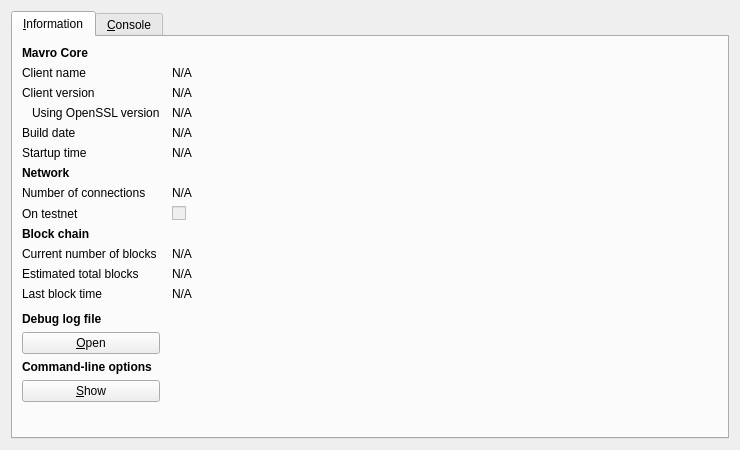
<?xml version="1.0" encoding="UTF-8"?>
<ui version="4.0">
 <class>RPCConsole</class>
 <widget class="QDialog" name="RPCConsole">
  <property name="geometry">
   <rect>
    <x>0</x>
    <y>0</y>
    <width>740</width>
    <height>450</height>
   </rect>
  </property>
  <property name="windowTitle">
   <string>Mavro - Debug window</string>
  </property>
  <layout class="QVBoxLayout" name="verticalLayout_2">
   <item>
    <widget class="QTabWidget" name="tabWidget">
     <property name="currentIndex">
      <number>0</number>
     </property>
     <widget class="QWidget" name="tab_info">
      <attribute name="title">
       <string>&amp;Information</string>
      </attribute>
      <layout class="QGridLayout" name="gridLayout" columnstretch="0,1">
       <property name="horizontalSpacing">
        <number>12</number>
       </property>
       <item row="0" column="0">
        <widget class="QLabel" name="label_9">
         <property name="font">
          <font>
           <weight>75</weight>
           <bold>true</bold>
          </font>
         </property>
         <property name="text">
          <string>Mavro Core</string>
         </property>
        </widget>
       </item>
       <item row="1" column="0">
        <widget class="QLabel" name="label_5">
         <property name="text">
          <string>Client name</string>
         </property>
        </widget>
       </item>
       <item row="1" column="1">
        <widget class="QLabel" name="clientName">
         <property name="cursor">
          <cursorShape>IBeamCursor</cursorShape>
         </property>
         <property name="text">
          <string>N/A</string>
         </property>
         <property name="textFormat">
          <enum>Qt::PlainText</enum>
         </property>
         <property name="textInteractionFlags">
          <set>Qt::LinksAccessibleByMouse|Qt::TextSelectableByKeyboard|Qt::TextSelectableByMouse</set>
         </property>
        </widget>
       </item>
       <item row="2" column="0">
        <widget class="QLabel" name="label_6">
         <property name="text">
          <string>Client version</string>
         </property>
        </widget>
       </item>
       <item row="2" column="1">
        <widget class="QLabel" name="clientVersion">
         <property name="cursor">
          <cursorShape>IBeamCursor</cursorShape>
         </property>
         <property name="text">
          <string>N/A</string>
         </property>
         <property name="textFormat">
          <enum>Qt::PlainText</enum>
         </property>
         <property name="textInteractionFlags">
          <set>Qt::LinksAccessibleByMouse|Qt::TextSelectableByKeyboard|Qt::TextSelectableByMouse</set>
         </property>
        </widget>
       </item>
       <item row="3" column="0">
        <widget class="QLabel" name="label_14">
         <property name="text">
          <string>Using OpenSSL version</string>
         </property>
         <property name="indent">
          <number>10</number>
         </property>
        </widget>
       </item>
       <item row="3" column="1">
        <widget class="QLabel" name="openSSLVersion">
         <property name="cursor">
          <cursorShape>IBeamCursor</cursorShape>
         </property>
         <property name="text">
          <string>N/A</string>
         </property>
         <property name="textFormat">
          <enum>Qt::PlainText</enum>
         </property>
         <property name="textInteractionFlags">
          <set>Qt::LinksAccessibleByMouse|Qt::TextSelectableByKeyboard|Qt::TextSelectableByMouse</set>
         </property>
        </widget>
       </item>
       <item row="4" column="0">
        <widget class="QLabel" name="label_12">
         <property name="text">
          <string>Build date</string>
         </property>
        </widget>
       </item>
       <item row="4" column="1">
        <widget class="QLabel" name="buildDate">
         <property name="cursor">
          <cursorShape>IBeamCursor</cursorShape>
         </property>
         <property name="text">
          <string>N/A</string>
         </property>
         <property name="textFormat">
          <enum>Qt::PlainText</enum>
         </property>
         <property name="textInteractionFlags">
          <set>Qt::LinksAccessibleByMouse|Qt::TextSelectableByKeyboard|Qt::TextSelectableByMouse</set>
         </property>
        </widget>
       </item>
       <item row="5" column="0">
        <widget class="QLabel" name="label_13">
         <property name="text">
          <string>Startup time</string>
         </property>
        </widget>
       </item>
       <item row="5" column="1">
        <widget class="QLabel" name="startupTime">
         <property name="cursor">
          <cursorShape>IBeamCursor</cursorShape>
         </property>
         <property name="text">
          <string>N/A</string>
         </property>
         <property name="textFormat">
          <enum>Qt::PlainText</enum>
         </property>
         <property name="textInteractionFlags">
          <set>Qt::LinksAccessibleByMouse|Qt::TextSelectableByKeyboard|Qt::TextSelectableByMouse</set>
         </property>
        </widget>
       </item>
       <item row="6" column="0">
        <widget class="QLabel" name="label_11">
         <property name="font">
          <font>
           <weight>75</weight>
           <bold>true</bold>
          </font>
         </property>
         <property name="text">
          <string>Network</string>
         </property>
        </widget>
       </item>
       <item row="7" column="0">
        <widget class="QLabel" name="label_7">
         <property name="text">
          <string>Number of connections</string>
         </property>
        </widget>
       </item>
       <item row="7" column="1">
        <widget class="QLabel" name="numberOfConnections">
         <property name="cursor">
          <cursorShape>IBeamCursor</cursorShape>
         </property>
         <property name="text">
          <string>N/A</string>
         </property>
         <property name="textFormat">
          <enum>Qt::PlainText</enum>
         </property>
         <property name="textInteractionFlags">
          <set>Qt::LinksAccessibleByMouse|Qt::TextSelectableByKeyboard|Qt::TextSelectableByMouse</set>
         </property>
        </widget>
       </item>
       <item row="8" column="0">
        <widget class="QLabel" name="label_8">
         <property name="text">
          <string>On testnet</string>
         </property>
        </widget>
       </item>
       <item row="8" column="1">
        <widget class="QCheckBox" name="isTestNet">
         <property name="enabled">
          <bool>false</bool>
         </property>
         <property name="text">
          <string/>
         </property>
        </widget>
       </item>
       <item row="9" column="0">
        <widget class="QLabel" name="label_10">
         <property name="font">
          <font>
           <weight>75</weight>
           <bold>true</bold>
          </font>
         </property>
         <property name="text">
          <string>Block chain</string>
         </property>
        </widget>
       </item>
       <item row="10" column="0">
        <widget class="QLabel" name="label_3">
         <property name="text">
          <string>Current number of blocks</string>
         </property>
        </widget>
       </item>
       <item row="10" column="1">
        <widget class="QLabel" name="numberOfBlocks">
         <property name="cursor">
          <cursorShape>IBeamCursor</cursorShape>
         </property>
         <property name="text">
          <string>N/A</string>
         </property>
         <property name="textFormat">
          <enum>Qt::PlainText</enum>
         </property>
         <property name="textInteractionFlags">
          <set>Qt::LinksAccessibleByMouse|Qt::TextSelectableByKeyboard|Qt::TextSelectableByMouse</set>
         </property>
        </widget>
       </item>
       <item row="11" column="0">
        <widget class="QLabel" name="label_4">
         <property name="text">
          <string>Estimated total blocks</string>
         </property>
        </widget>
       </item>
       <item row="11" column="1">
        <widget class="QLabel" name="totalBlocks">
         <property name="cursor">
          <cursorShape>IBeamCursor</cursorShape>
         </property>
         <property name="text">
          <string>N/A</string>
         </property>
         <property name="textFormat">
          <enum>Qt::PlainText</enum>
         </property>
         <property name="textInteractionFlags">
          <set>Qt::LinksAccessibleByMouse|Qt::TextSelectableByKeyboard|Qt::TextSelectableByMouse</set>
         </property>
        </widget>
       </item>
       <item row="12" column="0">
        <widget class="QLabel" name="label_2">
         <property name="text">
          <string>Last block time</string>
         </property>
        </widget>
       </item>
       <item row="12" column="1">
        <widget class="QLabel" name="lastBlockTime">
         <property name="cursor">
          <cursorShape>IBeamCursor</cursorShape>
         </property>
         <property name="text">
          <string>N/A</string>
         </property>
         <property name="textFormat">
          <enum>Qt::PlainText</enum>
         </property>
         <property name="textInteractionFlags">
          <set>Qt::LinksAccessibleByMouse|Qt::TextSelectableByKeyboard|Qt::TextSelectableByMouse</set>
         </property>
        </widget>
       </item>
       <item row="13" column="0">
        <spacer name="verticalSpacer_2">
         <property name="orientation">
          <enum>Qt::Vertical</enum>
         </property>
         <property name="sizeHint" stdset="0">
          <size>
           <width>20</width>
           <height>20</height>
          </size>
         </property>
        </spacer>
       </item>
       <item row="14" column="0">
        <widget class="QLabel" name="labelDebugLogfile">
         <property name="font">
          <font>
           <weight>75</weight>
           <bold>true</bold>
          </font>
         </property>
         <property name="text">
          <string>Debug log file</string>
         </property>
        </widget>
       </item>
       <item row="15" column="0">
        <widget class="QPushButton" name="openDebugLogfileButton">
         <property name="toolTip">
          <string>Open the Mavro debug log file from the current data directory. This can take a few seconds for large log files.</string>
         </property>
         <property name="text">
          <string>&amp;Open</string>
         </property>
         <property name="autoDefault">
          <bool>false</bool>
         </property>
        </widget>
       </item>
       <item row="16" column="0">
        <widget class="QLabel" name="labelCLOptions">
         <property name="font">
          <font>
           <weight>75</weight>
           <bold>true</bold>
          </font>
         </property>
         <property name="text">
          <string>Command-line options</string>
         </property>
        </widget>
       </item>
       <item row="17" column="0">
        <widget class="QPushButton" name="showCLOptionsButton">
         <property name="toolTip">
          <string>Show the Mavro-Qt help message to get a list with possible Mavro command-line options.</string>
         </property>
         <property name="text">
          <string>&amp;Show</string>
         </property>
         <property name="autoDefault">
          <bool>false</bool>
         </property>
        </widget>
       </item>
       <item row="18" column="0">
        <spacer name="verticalSpacer">
         <property name="orientation">
          <enum>Qt::Vertical</enum>
         </property>
         <property name="sizeHint" stdset="0">
          <size>
           <width>20</width>
           <height>40</height>
          </size>
         </property>
        </spacer>
       </item>
      </layout>
     </widget>
     <widget class="QWidget" name="tab_console">
      <attribute name="title">
       <string>&amp;Console</string>
      </attribute>
      <layout class="QVBoxLayout" name="verticalLayout_3">
       <property name="spacing">
        <number>3</number>
       </property>
       <item>
        <widget class="QTextEdit" name="messagesWidget">
         <property name="minimumSize">
          <size>
           <width>0</width>
           <height>100</height>
          </size>
         </property>
         <property name="readOnly">
          <bool>true</bool>
         </property>
         <property name="tabKeyNavigation" stdset="0">
          <bool>false</bool>
         </property>
         <property name="columnCount" stdset="0">
          <number>2</number>
         </property>
        </widget>
       </item>
       <item>
        <layout class="QHBoxLayout" name="horizontalLayout">
         <property name="spacing">
          <number>3</number>
         </property>
         <item>
          <widget class="QLabel" name="label">
           <property name="text">
            <string notr="true">&gt;</string>
           </property>
          </widget>
         </item>
         <item>
          <widget class="QLineEdit" name="lineEdit"/>
         </item>
         <item>
          <widget class="QPushButton" name="clearButton">
           <property name="maximumSize">
            <size>
             <width>24</width>
             <height>24</height>
            </size>
           </property>
           <property name="toolTip">
            <string>Clear console</string>
           </property>
           <property name="text">
            <string/>
           </property>
           <property name="icon">
            <iconset resource="../bitcoin.qrc">
             <normaloff>:/icons/remove</normaloff>:/icons/remove</iconset>
           </property>
           <property name="shortcut">
            <string notr="true">Ctrl+L</string>
           </property>
           <property name="autoDefault">
            <bool>false</bool>
           </property>
          </widget>
         </item>
        </layout>
       </item>
      </layout>
     </widget>
    </widget>
   </item>
  </layout>
 </widget>
 <resources>
  <include location="../bitcoin.qrc"/>
 </resources>
 <connections/>
</ui>
